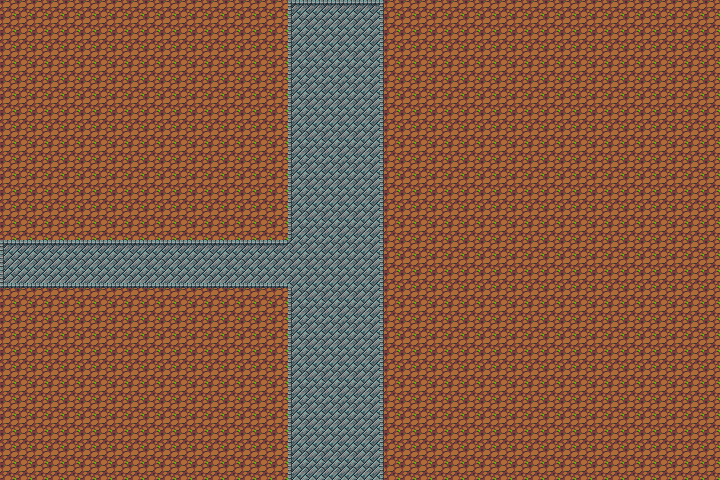

Below is a game level as drawn by its tile map, then a one-line description and the .tmx that defines it (tile-layer data replaced by summaries):
An orthogonal 45x30 tile map with 16x16 px tiles, 2 tile layers (street, grass), 1 image layer.

<map version="1.0" orientation="orthogonal" renderorder="right-down" width="45" height="30" tilewidth="16" tileheight="16" nextobjectid="1">
 <tileset firstgid="1" name="town_A" tilewidth="16" tileheight="16" tilecount="208">
  <image source="../RPG Graphics Pack - Tiles - Town v1.1/RPG Graphics Pack - Tiles - Town/town_A.png" width="208" height="256" />
 </tileset>
 <imagelayer name="Image Layer 1">
  <image source="3-N.png" />
 </imagelayer>
 <layer name="street" width="45" height="30">
  <data>[1350 cells, 234 non-empty, 8 distinct tile ids]</data>
 </layer>
 <layer name="grass" width="45" height="30">
  <data>[1350 cells, 1116 non-empty, 1 distinct tile ids]</data>
 </layer>
</map>
